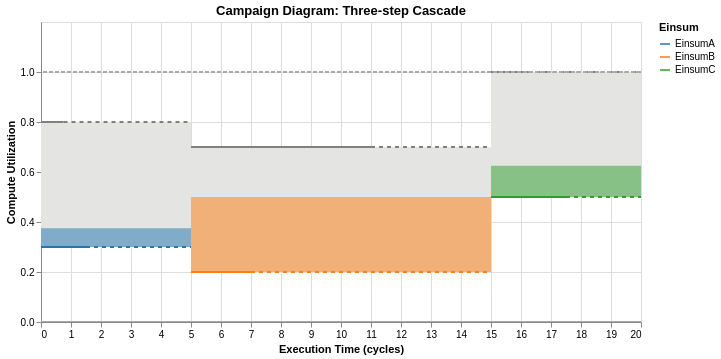
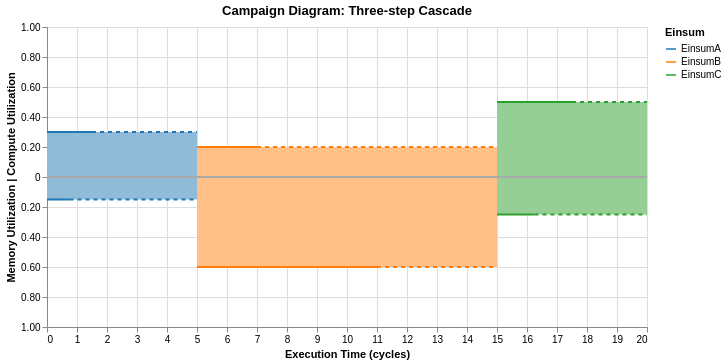

The notebook cell these images were saved under, in order:
### Markdown cell above
#### Untiled cascade

### Code cell
campaign_diagram = CampaignDiagram(original_cascade)
CampaignDiagram(original_cascade).draw().interactive().show()
CampaignDiagram(original_cascade).draw(dual_mode=True).interactive()

### Figure 1 — Vega-Lite specification as saved in the notebook (floating-point values rounded to 4 significant figures)
{"config": {"view": {"continuousWidth": 300, "continuousHeight": 300}}, "layer": [{"layer": [{"layer": [{"layer": [{"mark": {"type": "rect", "color": "#E4E4E2"}, "encoding": {"tooltip": [{"field": "Einsum", "type": "nominal"}, {"field": "runtime", "type": "quantitative"}, {"field": "og_runtime", "type": "quantitative"}, {"field": "Memory_Utilization", "type": "quantitative"}, {"field": "Compute_Utilization", "type": "quantitative"}, {"field": "Compute_Utilization_plot", "type": "quantitative"}, {"field": "fusion_group", "type": "nominal"}, {"field": "memory_well", "type": "quantitative"}, {"field": "full_End_Time", "type": "quantitative"}, {"field": "throttled_duration", "type": "quantitative"}, {"field": "mem_throttled_duration", "type": "quantitative"}, {"field": "comp_throttled_duration", "type": "quantitative"}, {"field": "comp_perc", "type": "quantitative"}, {"field": "bw_perc", "type": "quantitative"}, {"field": "compute_type", "type": "nominal"}, {"field": "memory_type", "type": "nominal"}], "x": {"field": "Time_Stamp", "type": "quantitative"}, "x2": {"field": "full_End_Time"}, "y": {"field": "compute_limit_bot", "type": "quantitative"}, "y2": {"field": "compute_limit_top"}}, "name": "view_57976c3c9f17692e_0", "transform": [{"calculate": "datum.Compute_Utilization_plot + 0.5 * datum.memory_well", "as": "compute_limit_top"}, {"calculate": "datum.Compute_Utilization_plot", "as": "compute_limit_bot"}, {"calculate": "datum.Compute_Utilization_plot", "as": "y1"}, {"calculate": "datum.Compute_Utilization_plot + datum.Memory_Utilization * 0.5", "as": "y2"}]}, {"mark": {"type": "rule", "color": "gray", "size": 2, "strokeDash": [0, 0]}, "encoding": {"tooltip": [{"field": "Einsum", "type": "nominal"}, {"field": "runtime", "type": "quantitative"}, {"field": "og_runtime", "type": "quantitative"}, {"field": "Memory_Utilization", "type": "quantitative"}, {"field": "Compute_Utilization", "type": "quantitative"}, {"field": "Compute_Utilization_plot", "type": "quantitative"}, {"field": "fusion_group", "type": "nominal"}, {"field": "memory_well", "type": "quantitative"}, {"field": "full_End_Time", "type": "quantitative"}, {"field": "throttled_duration", "type": "quantitative"}, {"field": "mem_throttled_duration", "type": "quantitative"}, {"field": "comp_throttled_duration", "type": "quantitative"}, {"field": "comp_perc", "type": "quantitative"}, {"field": "bw_perc", "type": "quantitative"}, {"field": "compute_type", "type": "nominal"}, {"field": "memory_type", "type": "nominal"}], "x": {"field": "Time_Stamp", "type": "quantitative"}, "x2": {"field": "mb_End_Time"}, "y": {"field": "compute_limit_top", "type": "quantitative"}}, "transform": [{"calculate": "datum.Compute_Utilization_plot + 0.5 * datum.memory_well", "as": "compute_limit_top"}, {"calculate": "datum.Compute_Utilization_plot", "as": "compute_limit_bot"}, {"calculate": "datum.Compute_Utilization_plot", "as": "y1"}, {"calculate": "datum.Compute_Utilization_plot + datum.Memory_Utilization * 0.5", "as": "y2"}]}]}, {"mark": {"type": "rect", "opacity": 0.5}, "encoding": {"color": {"field": "Einsum", "legend": null, "scale": {"domain": ["EinsumA", "EinsumB", "EinsumC"], "range": ["#1f77b4", "#ff7f0e", "#2ca02c"]}, "sort": ["EinsumA", "EinsumB", "EinsumC"], "type": "nominal"}, "tooltip": [{"field": "Einsum", "type": "nominal"}, {"field": "runtime", "type": "quantitative"}, {"field": "og_runtime", "type": "quantitative"}, {"field": "Memory_Utilization", "type": "quantitative"}, {"field": "Compute_Utilization", "type": "quantitative"}, {"field": "Compute_Utilization_plot", "type": "quantitative"}, {"field": "fusion_group", "type": "nominal"}, {"field": "memory_well", "type": "quantitative"}, {"field": "full_End_Time", "type": "quantitative"}, {"field": "throttled_duration", "type": "quantitative"}, {"field": "mem_throttled_duration", "type": "quantitative"}, {"field": "comp_throttled_duration", "type": "quantitative"}, {"field": "comp_perc", "type": "quantitative"}, {"field": "bw_perc", "type": "quantitative"}, {"field": "compute_type", "type": "nominal"}, {"field": "memory_type", "type": "nominal"}], "x": {"field": "Time_Stamp", "type": "quantitative"}, "x2": {"field": "full_End_Time"}, "y": {"field": "y1", "type": "quantitative"}, "y2": {"field": "y2"}}, "transform": [{"calculate": "datum.Compute_Utilization_plot + 0.5 * datum.memory_well", "as": "compute_limit_top"}, {"calculate": "datum.Compute_Utilization_plot", "as": "compute_limit_bot"}, {"calculate": "datum.Compute_Utilization_plot", "as": "y1"}, {"calculate": "datum.Compute_Utilization_plot + datum.Memory_Utilization * 0.5", "as": "y2"}]}, {"mark": {"type": "line", "interpolate": "step-after", "size": 2}, "encoding": {"color": {"field": "Einsum", "legend": null, "scale": {"domain": ["EinsumA", "EinsumB", "EinsumC"], "range": ["#1f77b4", "#ff7f0e", "#2ca02c"]}, "sort": ["EinsumA", "EinsumB", "EinsumC"], "type": "nominal"}, "tooltip": [{"field": "Einsum", "type": "nominal"}, {"field": "runtime", "type": "quantitative"}, {"field": "og_runtime", "type": "quantitative"}, {"field": "Memory_Utilization", "type": "quantitative"}, {"field": "Compute_Utilization", "type": "quantitative"}, {"field": "Compute_Utilization_plot", "type": "quantitative"}, {"field": "fusion_group", "type": "nominal"}, {"field": "memory_well", "type": "quantitative"}, {"field": "full_End_Time", "type": "quantitative"}, {"field": "throttled_duration", "type": "quantitative"}, {"field": "mem_throttled_duration", "type": "quantitative"}, {"field": "comp_throttled_duration", "type": "quantitative"}, {"field": "comp_perc", "type": "quantitative"}, {"field": "bw_perc", "type": "quantitative"}, {"field": "compute_type", "type": "nominal"}, {"field": "memory_type", "type": "nominal"}], "x": {"field": "Time_Stamp", "type": "quantitative"}, "x2": {"field": "cb_End_Time"}, "y": {"axis": {"labelExpr": "format(datum.value, '.1f')", "title": "Compute Utilization", "values": [0, 0.2, 0.4, 0.6, 0.8, 1.0]}, "field": "Compute_Utilization_plot", "scale": {"domain": [0, 1.2]}, "title": "Compute Utilization", "type": "quantitative"}}, "transform": [{"calculate": "datum.Compute_Utilization_plot + 0.5 * datum.memory_well", "as": "compute_limit_top"}, {"calculate": "datum.Compute_Utilization_plot", "as": "compute_limit_bot"}, {"calculate": "datum.Compute_Utilization_plot", "as": "y1"}, {"calculate": "datum.Compute_Utilization_plot + datum.Memory_Utilization * 0.5", "as": "y2"}]}, {"mark": {"type": "rule", "color": "gray", "size": 2, "strokeDash": [4, 4]}, "encoding": {"tooltip": [{"field": "Einsum", "type": "nominal"}, {"field": "runtime", "type": "quantitative"}, {"field": "og_runtime", "type": "quantitative"}, {"field": "Memory_Utilization", "type": "quantitative"}, {"field": "Compute_Utilization", "type": "quantitative"}, {"field": "Compute_Utilization_plot", "type": "quantitative"}, {"field": "fusion_group", "type": "nominal"}, {"field": "memory_well", "type": "quantitative"}, {"field": "full_End_Time", "type": "quantitative"}, {"field": "throttled_duration", "type": "quantitative"}, {"field": "mem_throttled_duration", "type": "quantitative"}, {"field": "comp_throttled_duration", "type": "quantitative"}, {"field": "comp_perc", "type": "quantitative"}, {"field": "bw_perc", "type": "quantitative"}, {"field": "compute_type", "type": "nominal"}, {"field": "memory_type", "type": "nominal"}], "x": {"field": "mb_End_Time", "type": "quantitative"}, "x2": {"field": "full_End_Time"}, "y": {"field": "compute_limit_top", "type": "quantitative"}}, "transform": [{"calculate": "datum.Compute_Utilization_plot + 0.5 * datum.memory_well", "as": "compute_limit_top"}, {"calculate": "datum.Compute_Utilization_plot", "as": "compute_limit_bot"}, {"calculate": "datum.Compute_Utilization_plot", "as": "y1"}, {"calculate": "datum.Compute_Utilization_plot + datum.Memory_Utilization * 0.5", "as": "y2"}]}, {"data": {"name": "data-a7e5480a761652c5d2f8c46410c4f22a"}, "mark": {"type": "rule", "size": 2, "strokeDash": [4, 4]}, "encoding": {"color": {"field": "Einsum", "legend": null, "scale": {"domain": ["EinsumA", "EinsumB", "EinsumC"], "range": ["#1f77b4", "#ff7f0e", "#2ca02c"]}, "sort": ["EinsumA", "EinsumB", "EinsumC"], "type": "nominal"}, "tooltip": [{"field": "Einsum", "type": "nominal"}, {"field": "x", "type": "quantitative"}, {"field": "x2", "type": "quantitative"}], "x": {"field": "x", "type": "quantitative"}, "x2": {"field": "x2"}, "y": {"field": "y", "type": "quantitative"}}}], "data": {"name": "data-27ec8d9071881450dade3fd3d24a941c"}, "encoding": {"x": {"field": "Time_Stamp", "title": "Execution Time (cycles)", "type": "quantitative"}}, "resolve": {"scale": {"color": "independent"}}}, {"data": {"name": "data-62270e77d641448c13ff0a9fcf3e6578"}, "mark": {"type": "rule", "color": "darkgray", "size": 2, "strokeDash": [4, 2]}, "encoding": {"y": {"field": "y", "type": "quantitative"}}}]}, {"data": {"name": "data-87e69d7a9d7ae5b02a22f807b2d20c57"}, "mark": {"type": "rule", "color": "darkgray", "size": 2, "strokeDash": [0, 0]}, "encoding": {"y": {"field": "y", "type": "quantitative"}}}, {"data": {"name": "data-0fac8bc2f6cb468099a9127a7286b4dd"}, "mark": {"type": "line", "opacity": 0}, "encoding": {"color": {"field": "Einsum", "legend": {"title": "Einsum"}, "scale": {"domain": ["EinsumA", "EinsumB", "EinsumC"], "range": ["#1f77b4", "#ff7f0e", "#2ca02c"]}, "sort": ["EinsumA", "EinsumB", "EinsumC"], "type": "nominal"}}}], "height": 300, "params": [{"name": "param_1e9efca18e7a2868", "select": {"type": "interval", "encodings": ["x", "y"]}, "bind": "scales", "views": ["view_57976c3c9f17692e_0"]}], "title": "Campaign Diagram: Three-step Cascade", "width": 600, "$schema": "https://vega.github.io/schema/vega-lite/v6.4.1.json", "datasets": {"data-27ec8d9071881450dade3fd3d24a941c": [{"Einsum": "EinsumA", "fusion_group": null, "fusion_type": "NONE", "Starting_Time": 0.0, "Time_Stamp": 0.0, "End_Time": 1.5, "cb_End_Time": 1.5, "mb_End_Time": 0.75, "full_End_Time": 5.0, "runtime": 5, "og_runtime": 5, "Compute_Utilization": 0.3, "Compute_Utilization_plot": 0.3, "Memory_Utilization": 0.15, "Memory_Utilization_plot": 0.15, "memory_well": 1.0, "cutil_start": 0.0, "mutil_start": 0.0, "compute_color": "#332288", "bw_color": "#9990C3", "throttled": true, "throttled_duration": 3.5, "mem_throttled_duration": 4.25, "comp_throttled_duration": 3.5, "comp_perc": 1.0, "bw_perc": 1.0, "compute_type": "Compute Pool", "memory_type": "Memory Pool"}, {"Einsum": "EinsumB", "fusion_group": null, "fusion_type": "NONE", "Starting_Time": 5.0, "Time_Stamp": 5.0, "End_Time": 11.0, "cb_End_Time": 7.0, "mb_End_Time": 11.0, "full_End_Time": 15.0, "runtime": 10, "og_runtime": 10, "Compute_Utilization": 0.2, "Compute_Utilization_plot": 0.2, "Memory_Utilization": 0.6, "Memory_Utilization_plot": 0.6, "memory_well": 1.0, "cutil_start": 0.0, "mutil_start": 0.0, "compute_color": "#117733", "bw_color": "#88BB99", "throttled": true, "throttled_duration": 4.0, "mem_throttled_duration": 4.0, "comp_throttled_duration": 8.0, "comp_perc": 1.0, "bw_perc": 1.0, "compute_type": "Compute Pool", "memory_type": "Memory Pool"}, {"Einsum": "EinsumC", "fusion_group": null, "fusion_type": "NONE", "Starting_Time": 15.0, "Time_Stamp": 15.0, "End_Time": 17.5, "cb_End_Time": 17.5, "mb_End_Time": 16.25, "full_End_Time": 20.0, "runtime": 5, "og_runtime": 5, "Compute_Utilization": 0.5, "Compute_Utilization_plot": 0.5, "Memory_Utilization": 0.25, "Memory_Utilization_plot": 0.25, "memory_well": 1.0, "cutil_start": 0.0, "mutil_start": 0.0, "compute_color": "#882255", "bw_color": "#C390AA", "throttled": true, "throttled_duration": 2.5, "mem_throttled_duration": 3.75, "comp_throttled_duration": 2.5, "comp_perc": 1.0, "bw_perc": 1.0, "compute_type": "Compute Pool", "memory_type": "Memory Pool"}], "data-a7e5480a761652c5d2f8c46410c4f22a": [{"Einsum": "EinsumA", "x": 1.5, "x2": 5.0, "y": 0.3, "color": "#332288"}, {"Einsum": "EinsumB", "x": 7.0, "x2": 15.0, "y": 0.2, "color": "#117733"}, {"Einsum": "EinsumC", "x": 17.5, "x2": 20.0, "y": 0.5, "color": "#882255"}], "data-62270e77d641448c13ff0a9fcf3e6578": [{"y": 1.0}], "data-87e69d7a9d7ae5b02a22f807b2d20c57": [{"y": 0.0}], "data-0fac8bc2f6cb468099a9127a7286b4dd": [{"Einsum": "EinsumA", "fusion_group": null, "fusion_type": "NONE", "Starting_Time": 0.0, "Time_Stamp": 0.0, "End_Time": 1.5, "cb_End_Time": 1.5, "mb_End_Time": 0.75, "full_End_Time": 5.0, "runtime": 5, "og_runtime": 5, "Compute_Utilization": 0.3, "Compute_Utilization_plot": 0.3, "Memory_Utilization": 0.15, "Memory_Utilization_plot": 0.15, "memory_well": 1.0, "cutil_start": 0.0, "mutil_start": 0.0, "compute_color": "#332288", "bw_color": "#9990C3", "throttled": true, "throttled_duration": 3.5, "mem_throttled_duration": 4.25, "comp_throttled_duration": 3.5, "comp_perc": 1.0, "bw_perc": 1.0, "compute_type": "Compute Pool", "memory_type": "Memory Pool"}]}}

### Figure 2 — Vega-Lite specification as saved in the notebook (floating-point values rounded to 4 significant figures)
{"config": {"view": {"continuousWidth": 300, "continuousHeight": 300}}, "layer": [{"layer": [{"data": {"name": "data-27ec8d9071881450dade3fd3d24a941c"}, "mark": {"type": "rect", "opacity": 1}, "encoding": {"color": {"field": "Einsum", "legend": null, "scale": {"domain": ["EinsumA", "EinsumB", "EinsumC"], "range": ["#8FBBD9", "#FFBF86", "#95CF95"]}, "sort": ["EinsumA", "EinsumB", "EinsumC"], "type": "nominal"}, "tooltip": [{"field": "Einsum", "type": "nominal"}, {"field": "runtime", "type": "quantitative"}, {"field": "og_runtime", "type": "quantitative"}, {"field": "Memory_Utilization", "type": "quantitative"}, {"field": "Compute_Utilization", "type": "quantitative"}, {"field": "Compute_Utilization_plot", "type": "quantitative"}, {"field": "fusion_group", "type": "nominal"}, {"field": "memory_well", "type": "quantitative"}, {"field": "full_End_Time", "type": "quantitative"}, {"field": "throttled_duration", "type": "quantitative"}, {"field": "mem_throttled_duration", "type": "quantitative"}, {"field": "comp_throttled_duration", "type": "quantitative"}, {"field": "comp_perc", "type": "quantitative"}, {"field": "bw_perc", "type": "quantitative"}, {"field": "compute_type", "type": "nominal"}, {"field": "memory_type", "type": "nominal"}], "x": {"field": "Starting_Time", "type": "quantitative"}, "x2": {"field": "full_End_Time"}, "y": {"field": "cutil_start", "type": "quantitative"}, "y2": {"field": "Compute_Utilization_plot"}}, "name": "view_b5982dd15481edf9_0", "transform": [{"calculate": "datum.Compute_Utilization_plot + 0.5 * datum.memory_well", "as": "compute_limit_top"}, {"calculate": "datum.Compute_Utilization_plot", "as": "compute_limit_bot"}, {"calculate": "datum.Compute_Utilization_plot", "as": "y1"}, {"calculate": "datum.Compute_Utilization_plot + datum.Memory_Utilization * 0.5", "as": "y2"}]}, {"data": {"name": "data-27ec8d9071881450dade3fd3d24a941c"}, "mark": {"type": "rect", "opacity": 1}, "encoding": {"color": {"field": "Einsum", "legend": null, "scale": {"domain": ["EinsumA", "EinsumB", "EinsumC"], "range": ["#8FBBD9", "#FFBF86", "#95CF95"]}, "sort": ["EinsumA", "EinsumB", "EinsumC"], "type": "nominal"}, "tooltip": [{"field": "Einsum", "type": "nominal"}, {"field": "runtime", "type": "quantitative"}, {"field": "og_runtime", "type": "quantitative"}, {"field": "Memory_Utilization", "type": "quantitative"}, {"field": "Compute_Utilization", "type": "quantitative"}, {"field": "Compute_Utilization_plot", "type": "quantitative"}, {"field": "fusion_group", "type": "nominal"}, {"field": "memory_well", "type": "quantitative"}, {"field": "full_End_Time", "type": "quantitative"}, {"field": "throttled_duration", "type": "quantitative"}, {"field": "mem_throttled_duration", "type": "quantitative"}, {"field": "comp_throttled_duration", "type": "quantitative"}, {"field": "comp_perc", "type": "quantitative"}, {"field": "bw_perc", "type": "quantitative"}, {"field": "compute_type", "type": "nominal"}, {"field": "memory_type", "type": "nominal"}], "x": {"field": "Starting_Time", "type": "quantitative"}, "x2": {"field": "full_End_Time"}, "y": {"axis": {"labelExpr": "abs(datum.value) == 0 ? '0' : format(abs(datum.value), '.2f')"}, "field": "mutil_start", "scale": {"domain": [-1, 1]}, "title": "Memory Utilization | Compute Utilization", "type": "quantitative"}, "y2": {"field": "neg_mem_util"}}, "transform": [{"calculate": "datum.Compute_Utilization_plot + 0.5 * datum.memory_well", "as": "compute_limit_top"}, {"calculate": "datum.Compute_Utilization_plot", "as": "compute_limit_bot"}, {"calculate": "datum.Compute_Utilization_plot", "as": "y1"}, {"calculate": "datum.Compute_Utilization_plot + datum.Memory_Utilization * 0.5", "as": "y2"}, {"calculate": "-datum.mutil_start", "as": "mutil_start"}, {"calculate": "-datum.Memory_Utilization_plot", "as": "neg_mem_util"}]}, {"data": {"name": "data-27ec8d9071881450dade3fd3d24a941c"}, "mark": {"type": "line", "interpolate": "step-after", "size": 2}, "encoding": {"color": {"field": "Einsum", "legend": null, "scale": {"domain": ["EinsumA", "EinsumB", "EinsumC"], "range": ["#1f77b4", "#ff7f0e", "#2ca02c"]}, "sort": ["EinsumA", "EinsumB", "EinsumC"], "type": "nominal"}, "tooltip": [{"field": "Einsum", "type": "nominal"}, {"field": "runtime", "type": "quantitative"}, {"field": "og_runtime", "type": "quantitative"}, {"field": "Memory_Utilization", "type": "quantitative"}, {"field": "Compute_Utilization", "type": "quantitative"}, {"field": "Compute_Utilization_plot", "type": "quantitative"}, {"field": "fusion_group", "type": "nominal"}, {"field": "memory_well", "type": "quantitative"}, {"field": "full_End_Time", "type": "quantitative"}, {"field": "throttled_duration", "type": "quantitative"}, {"field": "mem_throttled_duration", "type": "quantitative"}, {"field": "comp_throttled_duration", "type": "quantitative"}, {"field": "comp_perc", "type": "quantitative"}, {"field": "bw_perc", "type": "quantitative"}, {"field": "compute_type", "type": "nominal"}, {"field": "memory_type", "type": "nominal"}], "x": {"field": "Starting_Time", "type": "quantitative"}, "x2": {"field": "cb_End_Time"}, "y": {"field": "Compute_Utilization_plot", "type": "quantitative"}}, "transform": [{"calculate": "datum.Compute_Utilization_plot + 0.5 * datum.memory_well", "as": "compute_limit_top"}, {"calculate": "datum.Compute_Utilization_plot", "as": "compute_limit_bot"}, {"calculate": "datum.Compute_Utilization_plot", "as": "y1"}, {"calculate": "datum.Compute_Utilization_plot + datum.Memory_Utilization * 0.5", "as": "y2"}]}, {"data": {"name": "data-27ec8d9071881450dade3fd3d24a941c"}, "mark": {"type": "line", "interpolate": "step-after", "size": 2}, "encoding": {"color": {"field": "Einsum", "legend": null, "scale": {"domain": ["EinsumA", "EinsumB", "EinsumC"], "range": ["#1f77b4", "#ff7f0e", "#2ca02c"]}, "sort": ["EinsumA", "EinsumB", "EinsumC"], "type": "nominal"}, "tooltip": [{"field": "Einsum", "type": "nominal"}, {"field": "runtime", "type": "quantitative"}, {"field": "og_runtime", "type": "quantitative"}, {"field": "Memory_Utilization", "type": "quantitative"}, {"field": "Compute_Utilization", "type": "quantitative"}, {"field": "Compute_Utilization_plot", "type": "quantitative"}, {"field": "fusion_group", "type": "nominal"}, {"field": "memory_well", "type": "quantitative"}, {"field": "full_End_Time", "type": "quantitative"}, {"field": "throttled_duration", "type": "quantitative"}, {"field": "mem_throttled_duration", "type": "quantitative"}, {"field": "comp_throttled_duration", "type": "quantitative"}, {"field": "comp_perc", "type": "quantitative"}, {"field": "bw_perc", "type": "quantitative"}, {"field": "compute_type", "type": "nominal"}, {"field": "memory_type", "type": "nominal"}], "x": {"field": "Starting_Time", "type": "quantitative"}, "x2": {"field": "mb_End_Time"}, "y": {"field": "neg_mem_util", "type": "quantitative"}}, "transform": [{"calculate": "datum.Compute_Utilization_plot + 0.5 * datum.memory_well", "as": "compute_limit_top"}, {"calculate": "datum.Compute_Utilization_plot", "as": "compute_limit_bot"}, {"calculate": "datum.Compute_Utilization_plot", "as": "y1"}, {"calculate": "datum.Compute_Utilization_plot + datum.Memory_Utilization * 0.5", "as": "y2"}, {"calculate": "-datum.Memory_Utilization_plot", "as": "neg_mem_util"}]}, {"data": {"name": "data-a0a55d106695e8d630baff0f16eee66d"}, "mark": {"type": "line", "color": "black", "interpolate": "step-after", "size": 2}, "encoding": {"y": {"field": "y", "type": "quantitative"}}}, {"data": {"name": "data-f8146f5bad518ead4edd86815384bf55"}, "mark": {"type": "rule", "size": 2, "strokeDash": [4, 4]}, "encoding": {"color": {"field": "Einsum", "legend": null, "scale": {"domain": ["EinsumA", "EinsumB", "EinsumC"], "range": ["#1f77b4", "#ff7f0e", "#2ca02c"]}, "sort": ["EinsumA", "EinsumB", "EinsumC"], "type": "nominal"}, "tooltip": [{"field": "Einsum", "type": "nominal"}, {"field": "x", "type": "quantitative"}, {"field": "x2", "type": "quantitative"}], "x": {"field": "x", "type": "quantitative"}, "x2": {"field": "x2"}, "y": {"field": "y", "type": "quantitative"}}}, {"data": {"name": "data-a7e5480a761652c5d2f8c46410c4f22a"}, "mark": {"type": "rule", "size": 2, "strokeDash": [4, 4]}, "encoding": {"color": {"field": "Einsum", "legend": null, "scale": {"domain": ["EinsumA", "EinsumB", "EinsumC"], "range": ["#1f77b4", "#ff7f0e", "#2ca02c"]}, "sort": ["EinsumA", "EinsumB", "EinsumC"], "type": "nominal"}, "tooltip": [{"field": "Einsum", "type": "nominal"}, {"field": "x", "type": "quantitative"}, {"field": "x2", "type": "quantitative"}], "x": {"field": "x", "type": "quantitative"}, "x2": {"field": "x2"}, "y": {"field": "y", "type": "quantitative"}}}], "encoding": {"x": {"field": "Time_Stamp", "title": "Execution Time (cycles)", "type": "quantitative"}}, "resolve": {"scale": {"color": "independent"}}}, {"data": {"name": "data-87e69d7a9d7ae5b02a22f807b2d20c57"}, "mark": {"type": "rule", "color": "darkgray", "size": 2, "strokeDash": [0, 0]}, "encoding": {"y": {"field": "y", "type": "quantitative"}}}, {"data": {"name": "data-0fac8bc2f6cb468099a9127a7286b4dd"}, "mark": {"type": "line", "opacity": 0}, "encoding": {"color": {"field": "Einsum", "legend": {"title": "Einsum"}, "scale": {"domain": ["EinsumA", "EinsumB", "EinsumC"], "range": ["#1f77b4", "#ff7f0e", "#2ca02c"]}, "sort": ["EinsumA", "EinsumB", "EinsumC"], "type": "nominal"}}}], "height": 300, "params": [{"name": "param_1e9efca18e7a2868", "select": {"type": "interval", "encodings": ["x", "y"]}, "bind": "scales", "views": ["view_b5982dd15481edf9_0"]}], "title": "Campaign Diagram: Three-step Cascade", "width": 600, "$schema": "https://vega.github.io/schema/vega-lite/v6.4.1.json", "datasets": {"data-27ec8d9071881450dade3fd3d24a941c": [{"Einsum": "EinsumA", "fusion_group": null, "fusion_type": "NONE", "Starting_Time": 0.0, "Time_Stamp": 0.0, "End_Time": 1.5, "cb_End_Time": 1.5, "mb_End_Time": 0.75, "full_End_Time": 5.0, "runtime": 5, "og_runtime": 5, "Compute_Utilization": 0.3, "Compute_Utilization_plot": 0.3, "Memory_Utilization": 0.15, "Memory_Utilization_plot": 0.15, "memory_well": 1.0, "cutil_start": 0.0, "mutil_start": 0.0, "compute_color": "#332288", "bw_color": "#9990C3", "throttled": true, "throttled_duration": 3.5, "mem_throttled_duration": 4.25, "comp_throttled_duration": 3.5, "comp_perc": 1.0, "bw_perc": 1.0, "compute_type": "Compute Pool", "memory_type": "Memory Pool"}, {"Einsum": "EinsumB", "fusion_group": null, "fusion_type": "NONE", "Starting_Time": 5.0, "Time_Stamp": 5.0, "End_Time": 11.0, "cb_End_Time": 7.0, "mb_End_Time": 11.0, "full_End_Time": 15.0, "runtime": 10, "og_runtime": 10, "Compute_Utilization": 0.2, "Compute_Utilization_plot": 0.2, "Memory_Utilization": 0.6, "Memory_Utilization_plot": 0.6, "memory_well": 1.0, "cutil_start": 0.0, "mutil_start": 0.0, "compute_color": "#117733", "bw_color": "#88BB99", "throttled": true, "throttled_duration": 4.0, "mem_throttled_duration": 4.0, "comp_throttled_duration": 8.0, "comp_perc": 1.0, "bw_perc": 1.0, "compute_type": "Compute Pool", "memory_type": "Memory Pool"}, {"Einsum": "EinsumC", "fusion_group": null, "fusion_type": "NONE", "Starting_Time": 15.0, "Time_Stamp": 15.0, "End_Time": 17.5, "cb_End_Time": 17.5, "mb_End_Time": 16.25, "full_End_Time": 20.0, "runtime": 5, "og_runtime": 5, "Compute_Utilization": 0.5, "Compute_Utilization_plot": 0.5, "Memory_Utilization": 0.25, "Memory_Utilization_plot": 0.25, "memory_well": 1.0, "cutil_start": 0.0, "mutil_start": 0.0, "compute_color": "#882255", "bw_color": "#C390AA", "throttled": true, "throttled_duration": 2.5, "mem_throttled_duration": 3.75, "comp_throttled_duration": 2.5, "comp_perc": 1.0, "bw_perc": 1.0, "compute_type": "Compute Pool", "memory_type": "Memory Pool"}], "data-a0a55d106695e8d630baff0f16eee66d": [{"y": 0}], "data-f8146f5bad518ead4edd86815384bf55": [{"Einsum": "EinsumA", "x": 0.75, "x2": 5.0, "y": -0.15, "color": "#332288"}, {"Einsum": "EinsumB", "x": 11.0, "x2": 15.0, "y": -0.6, "color": "#117733"}, {"Einsum": "EinsumC", "x": 16.25, "x2": 20.0, "y": -0.25, "color": "#882255"}], "data-a7e5480a761652c5d2f8c46410c4f22a": [{"Einsum": "EinsumA", "x": 1.5, "x2": 5.0, "y": 0.3, "color": "#332288"}, {"Einsum": "EinsumB", "x": 7.0, "x2": 15.0, "y": 0.2, "color": "#117733"}, {"Einsum": "EinsumC", "x": 17.5, "x2": 20.0, "y": 0.5, "color": "#882255"}], "data-87e69d7a9d7ae5b02a22f807b2d20c57": [{"y": 0.0}], "data-0fac8bc2f6cb468099a9127a7286b4dd": [{"Einsum": "EinsumA", "fusion_group": null, "fusion_type": "NONE", "Starting_Time": 0.0, "Time_Stamp": 0.0, "End_Time": 1.5, "cb_End_Time": 1.5, "mb_End_Time": 0.75, "full_End_Time": 5.0, "runtime": 5, "og_runtime": 5, "Compute_Utilization": 0.3, "Compute_Utilization_plot": 0.3, "Memory_Utilization": 0.15, "Memory_Utilization_plot": 0.15, "memory_well": 1.0, "cutil_start": 0.0, "mutil_start": 0.0, "compute_color": "#332288", "bw_color": "#9990C3", "throttled": true, "throttled_duration": 3.5, "mem_throttled_duration": 4.25, "comp_throttled_duration": 3.5, "comp_perc": 1.0, "bw_perc": 1.0, "compute_type": "Compute Pool", "memory_type": "Memory Pool"}]}}
